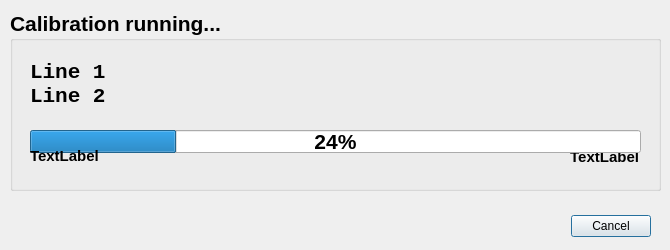
<?xml version="1.0" encoding="UTF-8"?>
<ui version="4.0">
 <class>ProgressDlg</class>
 <widget class="QDialog" name="ProgressDlg">
  <property name="geometry">
   <rect>
    <x>0</x>
    <y>0</y>
    <width>670</width>
    <height>250</height>
   </rect>
  </property>
  <property name="sizePolicy">
   <sizepolicy hsizetype="Fixed" vsizetype="Fixed">
    <horstretch>0</horstretch>
    <verstretch>0</verstretch>
   </sizepolicy>
  </property>
  <property name="minimumSize">
   <size>
    <width>670</width>
    <height>250</height>
   </size>
  </property>
  <property name="maximumSize">
   <size>
    <width>670</width>
    <height>250</height>
   </size>
  </property>
  <property name="windowTitle">
   <string>Calibration In Progress</string>
  </property>
  <property name="sizeGripEnabled">
   <bool>false</bool>
  </property>
  <property name="modal">
   <bool>true</bool>
  </property>
  <widget class="QDialogButtonBox" name="progBtnBx">
   <property name="geometry">
    <rect>
     <x>530</x>
     <y>210</y>
     <width>121</width>
     <height>32</height>
    </rect>
   </property>
   <property name="autoFillBackground">
    <bool>false</bool>
   </property>
   <property name="styleSheet">
    <string notr="true">text-color: rgb(255, 0, 0)</string>
   </property>
   <property name="orientation">
    <enum>Qt::Horizontal</enum>
   </property>
   <property name="standardButtons">
    <set>QDialogButtonBox::Cancel</set>
   </property>
  </widget>
  <widget class="QGroupBox" name="groupBox">
   <property name="geometry">
    <rect>
     <x>10</x>
     <y>10</y>
     <width>651</width>
     <height>181</height>
    </rect>
   </property>
   <property name="font">
    <font>
     <pointsize>16</pointsize>
     <weight>75</weight>
     <bold>true</bold>
    </font>
   </property>
   <property name="title">
    <string>Calibration running...</string>
   </property>
   <widget class="QLabel" name="calDescrLbl">
    <property name="geometry">
     <rect>
      <x>20</x>
      <y>50</y>
      <width>551</width>
      <height>51</height>
     </rect>
    </property>
    <property name="font">
     <font>
      <family>Consolas</family>
      <weight>75</weight>
      <bold>true</bold>
     </font>
    </property>
    <property name="styleSheet">
     <string notr="true">line-height: 150%</string>
    </property>
    <property name="text">
     <string>Line 1
Line 2</string>
    </property>
    <property name="alignment">
     <set>Qt::AlignLeading|Qt::AlignLeft|Qt::AlignTop</set>
    </property>
   </widget>
   <widget class="QLabel" name="maxLbl">
    <property name="geometry">
     <rect>
      <x>528</x>
      <y>137</y>
      <width>101</width>
      <height>20</height>
     </rect>
    </property>
    <property name="font">
     <font>
      <pointsize>11</pointsize>
      <weight>75</weight>
      <bold>true</bold>
     </font>
    </property>
    <property name="text">
     <string>TextLabel</string>
    </property>
    <property name="alignment">
     <set>Qt::AlignRight|Qt::AlignTrailing|Qt::AlignVCenter</set>
    </property>
   </widget>
   <widget class="QProgressBar" name="progPB">
    <property name="geometry">
     <rect>
      <x>20</x>
      <y>120</y>
      <width>611</width>
      <height>23</height>
     </rect>
    </property>
    <property name="value">
     <number>24</number>
    </property>
   </widget>
   <widget class="QLabel" name="minLbl">
    <property name="geometry">
     <rect>
      <x>20</x>
      <y>138</y>
      <width>71</width>
      <height>16</height>
     </rect>
    </property>
    <property name="font">
     <font>
      <pointsize>11</pointsize>
      <weight>75</weight>
      <bold>true</bold>
     </font>
    </property>
    <property name="text">
     <string>TextLabel</string>
    </property>
   </widget>
  </widget>
 </widget>
 <resources/>
 <connections>
  <connection>
   <sender>progBtnBx</sender>
   <signal>accepted()</signal>
   <receiver>ProgressDlg</receiver>
   <slot>accept()</slot>
   <hints>
    <hint type="sourcelabel">
     <x>248</x>
     <y>254</y>
    </hint>
    <hint type="destinationlabel">
     <x>157</x>
     <y>274</y>
    </hint>
   </hints>
  </connection>
  <connection>
   <sender>progBtnBx</sender>
   <signal>rejected()</signal>
   <receiver>ProgressDlg</receiver>
   <slot>reject()</slot>
   <hints>
    <hint type="sourcelabel">
     <x>316</x>
     <y>260</y>
    </hint>
    <hint type="destinationlabel">
     <x>286</x>
     <y>274</y>
    </hint>
   </hints>
  </connection>
 </connections>
</ui>
